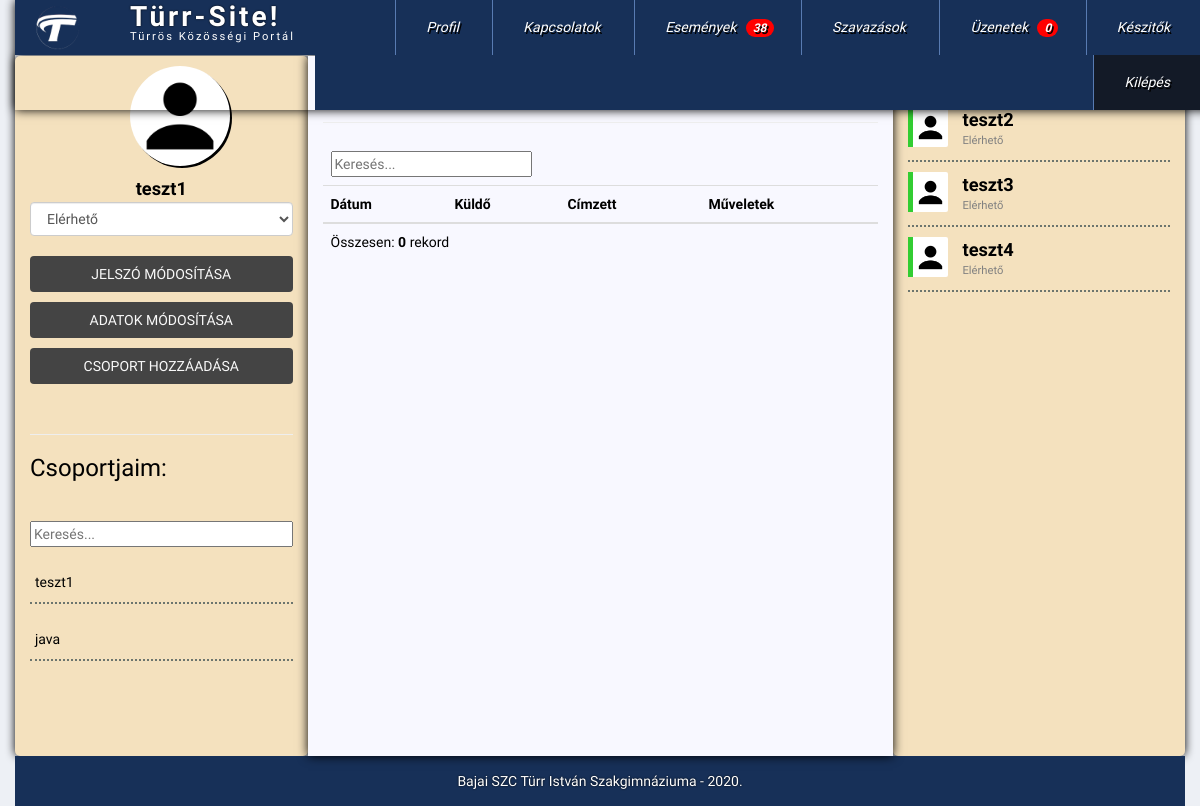
The app's page /index.php?pg=home&func=messages/messages (signed in), older data.
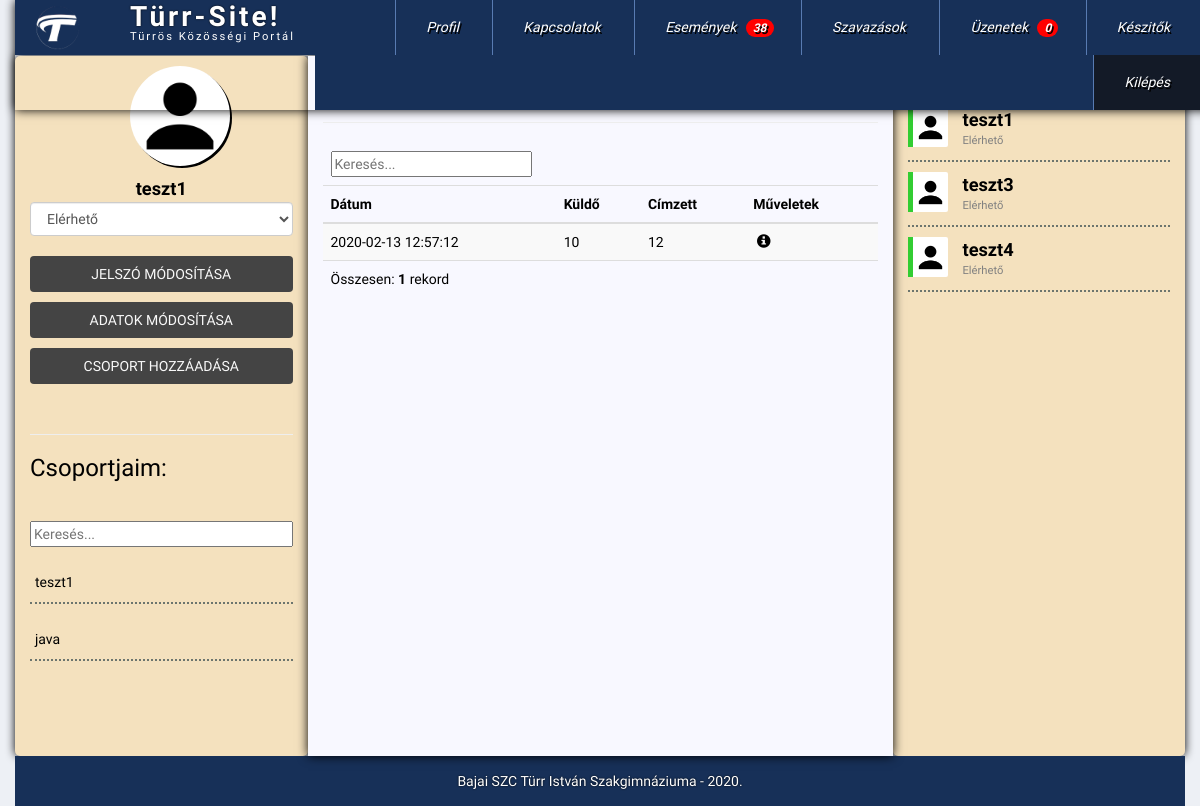
The same page, newer data.
### tables this page shows
CREATE TABLE `groups` (
  `ID` int(11) NOT NULL,
  `groupname` varchar(100) NOT NULL,
  `groupdate` datetime NOT NULL,
  `ownerID` int(11) NOT NULL,
  `userID` text NOT NULL
);

CREATE TABLE `users` (
  `ID` int(11) NOT NULL,
  `fullname` varchar(100) NOT NULL,
  `email` varchar(100) NOT NULL,
  `password` varchar(40) NOT NULL,
  `reg` datetime NOT NULL,
  `last` datetime NOT NULL,
  `avatar` varchar(50) NOT NULL,
  `status` tinyint(1) NOT NULL,
  `omID` int(11) NOT NULL,
  `gender` varchar(10) NOT NULL
);

CREATE TABLE `messages` (
  `ID` int(11) NOT NULL,
  `userID` int(11) NOT NULL,
  `mesdate` datetime NOT NULL,
  `message` text NOT NULL,
  `sendtoID` int(11) NOT NULL
);

### data.php (called while the page is built, shortened)
<?php
	$dbhost = 'localhost';
	$dbname = 'turrsite';
	$dbuser = '214b';
	$dbpass = '12345678';
	$basic = "avatar/basic.png";
?>

### functions.php (called while the page is built, shortened)
<?php
	function szamkiir($szam)
	{
		return number_format($szam, $GLOBALS['tizedes'], $GLOBALS['tizedeselv'], $GLOBALS['ezreselv']);
	}
?>

### users/users_list.php (the view, shortened to what the changed rows need)
<?php
  if(is_file("../data.php")){
    @require_once("../data.php");
    @require_once("../functions.php");
    @require_once("../database.php");
  } else {
    @require_once("data.php");
    @require_once("functions.php");
    @require_once("database.php");
  }
  @$db = new db($dbhost, $dbuser, $dbpass, $dbname);
  if (isset($_SESSION['userfilter']))
  {
    $felt = "AND fullname LIKE '%".$_SESSION['userfilter']."%'";
  }
  else
  {
    $felt = '';
  }
  $db->query("SELECT ID, fullname, avatar, status FROM users WHERE status <> 0 ".$felt." ORDER BY last DESC LIMIT 0, 30");
  foreach($db->queryresult as $value){
    $class = "";
    $msg = "";
    switch($value['status']){
      case 1: $class = "userlist_available"; $msg = "Elérhető";
      break;
    }
    if($class != ""){
      if($value['avatar'] == ""){
        $avatar = $basic;
      } else {
        $avatar = $value['avatar'];
      }
      echo '
      <div class="subuserlist ">
        <div class="userlistavatar col-xs-2 '.$class.'" style="background-image:url('.$avatar.')"></div>
        <div class="col-xs-10">
        <div class="userlistname "><a href="?pg=home&func=messages/newmessage&id='.$value['ID'].'">'.$value['fullname'].'</a></div>
        <div class="userlistmsg">'.$msg.'</div>
      </div>
      </div>
      ';
    }
  }
?>

### users/users_personalisation.php
<?php
$db->query("SELECT avatar, fullname FROM users WHERE ID=".$_SESSION['uid']);
$res = $db->fetchAll();
if($res[0]['avatar'] == ""){
    $avatar = $basic;
} else $avatar = $res[0]['avatar'];
echo '<div class="useravatar" style="background-image:url('.$avatar.')"></div>
<div class="username">'.$res[0]['fullname'].'</div>
<select class="statusUpdate form-control" name="statusSelect">
    <option value="1">Elérhető</option>
    <option value="2">Elfoglalt</option>
    <option value="0">Rejtett</option>
</select>
<br>
<a href="?pg=home&func=users/users_passmod" class="gomb3">Jelszó módosítása</a>
<a href="?pg=home&func=users/users_profile" class="gomb3">Adatok módosítása</a>
<a href="?pg=home&func=users/users_creategroups" class="gomb3">Csoport hozzáadása</a><br>
<hr>';
?>

### users/users_groups.php
<?php
echo '
<h3 id=csoportcim>Csoportjaim:</h3>
<div class="form-group">
<input type="text" id="groupsearch" class="usersearch" placeholder="Keresés...">
</div>
<div class="usersgroup">';
    $db->query("SELECT * FROM groups");
    if($db->numRows() == 0){
        echo 'Nincs egy csoport sem!';
    } else {
        $csopibanvan = false;
        $str = '';
        $uid = $_SESSION['uid'];
        foreach($db->queryresult as $value){
            $IDs = explode(';', $value['userID']);
            for($i = 0; $i < sizeof($IDs); $i++){
                if(intval($IDs[$i]) == $uid){
                    $str .= '<div class="groups">' . $value['groupname'] . '</div>';
                    $csopibanvan = true;
                    break;
                }
            }
        }
        if($csopibanvan){
            echo $str;
        } else echo 'Nem vagy benne egy csoportban sem!';
    }
echo '</div>
';
?>

### database.php (shortened to what the changed rows need)
<?php
    class db{
        protected $connection;
        public $queryresult;
        public $querycount = 0;
        public function __construct($dbhost, $dbuser, $dbpass, $dbname) {
            $this->connection = new mysqli($dbhost, $dbuser, $dbpass, $dbname);
            $this->connection->set_charset('utf8');
        }
        public function query($sql){
            if($this->queryresult = $this->connection->query($sql))
            {
                $this->querycount++;
            } else
            {
                die('<div class="alert alert-danger">
                    Hiba az adatbázis lekérdezés során!' . $this->connection->error.'</div>
                    <div class="alert alert-warning">'.$sql.'</div>');
            }
            return $this->queryresult;
        }
        public function fetchAll(){
            $r = array();
            while($row = $this->queryresult->fetch_assoc())
            {
                $r[] = $row;
            }
            return $r;
        }
        public function numRows(){
            return $this->queryresult->num_rows;
        }
        public function toTable($param){
            if(!empty($param))
            {
                $actions=explode('|', $param);
            }
            $fields = $this->queryresult->fetch_fields();
            $fieldcount = $this->queryresult->field_count;
            $tablename = $fields[0]->table;
            $primary_key = '';
            foreach($fields as $field)
            {
                if ($field->flags & MYSQLI_PRI_KEY_FLAG)
                {
                    $primary_key = $field->name;
                    break;
                }
            }
            echo '
                <table class="table table-striped table-hover table-responsive">
                    <thead>
                        <tr>
                            <td colspan="'.sizeof($fields).'" class="r">
                                <input type="text" id="quicksearch" placeholder="Keresés...">
                            </td>
                        </tr>
                        <tr>';
                            foreach($fields as $field)
                            {
                                if ($field->name[0] == '@')
                                {
                                    $hide = 'class="hide"';
                                }
                                else
                                {
                                    $hide = '';
                                }
                                echo '<th '.$hide.'>' . $field->name . '</th>';
                            }
                            if(!empty($param))
                            {
                                echo '
                                <th  class="r">Műveletek</th>';
                            }
                        echo '</tr>
                    </thead>
                <tbody>';
            $result = $this->fetchAll();
            foreach($result as $rekord){
                if (isset($rekord['@Státusz']))
                {
                    if ($rekord['@Státusz'] == 0)
                    {
                        $inakt = 'class="inaktiv"';
                    }
                    else
                    {
                        $inakt = '';
                    }
                }
                else
                {
                    $inakt = '';
                }
                echo '<tr '.$inakt.'>';
                foreach($fields as $field)
                {
                    if ($field->orgname == 'status')
                    {
                        $statusz = $rekord[$field->name];
                        if ($statusz == 1)
                        {
                            $inakt = 'disabled';
                        }
                        else
                        {
                            $inakt = '';
                        }
                    }
                    else
                    {
                        $inakt = '';
                    }
                    if ($field->name[0] == '@')
                    {
                        $hide = 'hide';
                    }
                    else
                    {
                        $hide = '';
                    }
                    if(is_numeric($rekord[$field->name]))
                    {
                        $numeric = 'r';
                    }
                    else
                    {
                        $numeric = '';
                    }
                    $cl = 'class="'.$hide.' '.$numeric.' '.$inakt.'"';
                    if(is_numeric($rekord[$field->name]))
                    {
                        echo '<td '.$cl.'>' .szamkiir($rekord[$field->name]). '</td>';
                    }
                    else
                    {
                        echo '<td '.$cl.'>' .$rekord[$field->name]. '</td>';
                    }
                }
                if(!empty($param))
                {
                    echo '<td class="r">';
                    if(in_array('i', $actions))
                    {
                        echo '&nbsp;<span class="glyphicon glyphicon-info-sign" onclick="location.href = \'?pg='.$tablename.'_info&id='.$rekord[$primary_key].'\';" title="Rekord információ"></span>';
                    }
                echo '</td>';
                }
                echo '</tr>';
            }
            if(!empty($param))
            {
                $fieldcount++;
            }
            echo '
                </tbody>
                <tfoot>
                    <tr>
                        <td colspan="'. ($fieldcount+1) .'" class="c">Összesen: <b>'. $this->numRows() .'</b> rekord</td>
                    </tr>
                </tfoot>
                </table>';
        }
    }
?>

Row changes from the older to the newer data that the page shows:
no longer on this page (row edited): users: fullname "teszt2", status "Elérhető"
now on one of the page's lists (row edited): users: fullname "teszt1", status "Elérhető"
added messages: mesdate "2020-02-13 12:57:12", userID "10", sendtoID "12"
Text that changed along with them:
$this->numRows(): "0" → "1"
